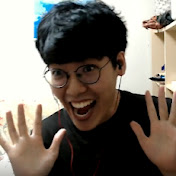
#> input picture Ggol.jpg, 176 x 176 px
$ python convolution.py
#> lines starting #> are read from the running program, lines starting #| are printed output that depends on the picture; after the words box and inside, x2 and y2 are one past the last pixel; in counts of white or black regions, pixels touching at a corner belong together
import cv2 as cv
import numpy as np
import matplotlib.pyplot as plt

img = cv.imread('Ggol.jpg')
#> img is the input picture: shape (176, 176, 3); mean B, G, R 102.6, 111.7, 119.9
gray = cv.cvtColor(img, cv.COLOR_BGR2GRAY)
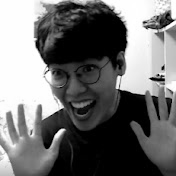
#> gray: shape (176, 176); min 0, max 255, mean 113.1

cv.putText(gray, 'Ggolangee', (10, 20), cv.FONT_HERSHEY_SIMPLEX, 0.7, (255, 255, 255), 2)
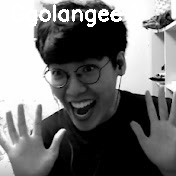
#> gray: shape (176, 176); 2.92% of pixels changed, all inside (x1, y1, x2, y2) = (11, 4, 122, 27)
cv.imshow('Ggol', gray)

smooth = np.hstack((cv.GaussianBlur(gray, (5, 5), 0.0), cv.GaussianBlur(gray, (9, 9), 0.0), cv.GaussianBlur(gray, (15, 15), 0.0)))
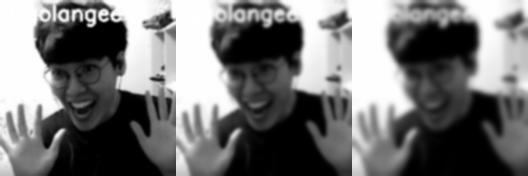
#> smooth: shape (176, 528); min 0, max 255, mean 117.2
cv.imshow('Gaussian', smooth)

femboss = np.array([[-1.0, 0.0, 0.0],
                   [0.0, 0.0, 0.0],
                   [0.0, 0.0, 1.0]])

gray16 = np.int16(gray)
emboss = np.int8(np.clip(cv.filter2D(gray16, -1, femboss) + 128.0, 0, 255))
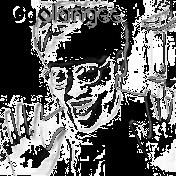
#> emboss: shape (176, 176) int8; min -128, max 127, mean -23.5; drawn with min black and max white
cv.imshow('Emboss', emboss)

cv.waitKey()
cv.destroyAllWindows()
